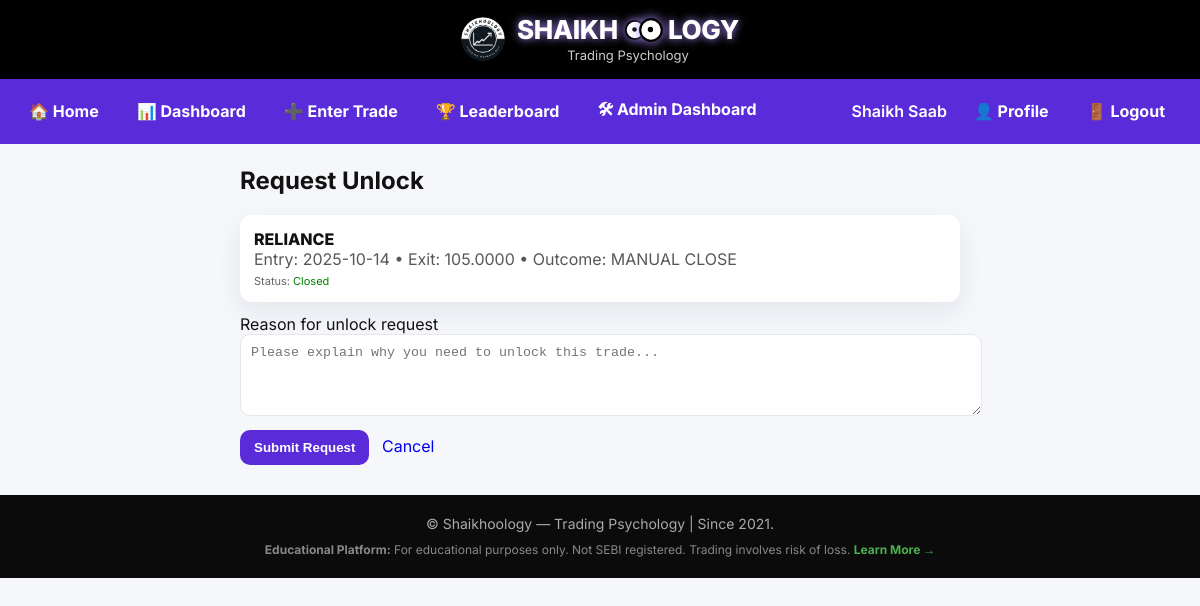
/trade_unlock_request.php?id=57 (signed in), run on the app's committed database.
### tables this page shows
CREATE TABLE `trades` (
  `id` int(11) NOT NULL,
  `user_id` int(11) NOT NULL,
  `entry_date` date NOT NULL,
  `close_date` date DEFAULT NULL,
  `symbol` varchar(50) DEFAULT NULL,
  `marketcap` enum('Large','Mid','Small') DEFAULT 'Mid',
  `position_percent` decimal(7,4) DEFAULT 0.0000,
  `entry_price` decimal(14,4) DEFAULT NULL,
  `stop_loss` decimal(14,4) DEFAULT NULL,
  `target_price` decimal(14,4) DEFAULT NULL,
  `exit_price` decimal(14,4) DEFAULT NULL,
  `exit_date` date DEFAULT NULL,
  `outcome` varchar(50) DEFAULT 'OPEN',
  `locked` tinyint(1) NOT NULL DEFAULT 0,
  `rule_based` tinyint(1) NOT NULL DEFAULT 1,
  `concern` text DEFAULT NULL,
  `pl_percent` decimal(10,4) DEFAULT NULL,
  `pl_amount` decimal(14,2) NOT NULL DEFAULT 0.00,
  `rr` decimal(10,4) DEFAULT NULL,
  `allocation_amount` decimal(14,2) DEFAULT NULL,
  `qty` decimal(14,4) DEFAULT NULL,
  `points` int(11) DEFAULT 0,
  `analysis_link` text DEFAULT NULL,
  `notes` text DEFAULT NULL,
  `created_at` timestamp NULL DEFAULT current_timestamp(),
  `rule_flag` enum('OK','NOT_RULE_BASED') NOT NULL DEFAULT 'OK',
  `is_locked` tinyint(1) NOT NULL DEFAULT 0,
  `unlock_status` enum('none','pending','approved','rejected') NOT NULL DEFAULT 'none',
  `unlock_approved_at` datetime DEFAULT NULL,
  `unlock_expires` datetime DEFAULT NULL,
  `deleted_at` datetime DEFAULT NULL,
  `deleted_by` int(11) DEFAULT NULL,
  `deleted_reason` varchar(255) DEFAULT NULL,
  `deleted_by_admin` tinyint(1) NOT NULL DEFAULT 0,
  `is_deleted` tinyint(1) NOT NULL DEFAULT 0,
  `restored_by` varchar(20) DEFAULT NULL,
  `unlock_requested_by` int(11) DEFAULT NULL
);

### trade_unlock_request.php (the view, shortened to what this page needs)
<?php
require_once __DIR__ . '/config.php';
$user_id = (int)$_SESSION['user_id'];
function h($s){ return htmlspecialchars((string)$s, ENT_QUOTES | ENT_SUBSTITUTE, 'UTF-8'); }
$trade_id = (int)($_GET['id'] ?? $_POST['id'] ?? 0);
$trade_query = $mysqli->prepare("SELECT id, symbol, entry_date, outcome, exit_price FROM trades WHERE id=? AND user_id=? LIMIT 1");
$trade_query->bind_param('ii', $trade_id, $user_id);
$trade_query->execute();
$trade = $trade_query->get_result()->fetch_assoc();
$closed = false;
if (!empty($trade['outcome']) && strtoupper($trade['outcome']) !== 'OPEN') {
    $closed = true;
}
if (!empty($trade['exit_price']) && (float)$trade['exit_price'] > 0) {
    $closed = true;
}
include __DIR__ . '/header.php';
?>
<div style="max-width:720px;margin:22px auto;padding:0 16px">
  <h2>Request Unlock</h2>
  <div style="background:#fff;border-radius:12px;padding:14px;box-shadow:0 10px 28px rgba(16,24,40,.08);margin-bottom:12px">
    <div style="font-weight:800"><?=h($trade['symbol'])?></div>
    <div style="opacity:.7">
      Entry: <?=h($trade['entry_date'])?> •
      Exit: <?=h(!empty($trade['exit_price']) ? $trade['exit_price'] : 'N/A')?> •
      Outcome: <?=h(!empty($trade['outcome']) ? $trade['outcome'] : 'N/A')?>
    </div>
    <div style="font-size:11px;color:#666;margin-top:5px">
      Status: <?= $closed ? '<span style="color:green">Closed</span>' : '<span style="color:orange">Open</span>' ?>
    </div>
  </div>
  <?php if(!$closed): ?>
    <div style="background:#fee2e2;border:1px solid #ef444455;padding:10px;border-radius:10px">
      Open trade — unlock is only for closed trades.
    </div>
  <?php else: ?>
    <form method="post" style="display:grid;gap:10px">
      <label>Reason for unlock request
        <textarea name="reason" rows="4" style="width:100%;padding:10px;border:1px solid #e5e7eb;border-radius:10px" required placeholder="Please explain why you need to unlock this trade..."></textarea>
      </label>
      <div>
        <button type="submit" style="background:#5a2bd9;color:#fff;border:0;border-radius:10px;padding:10px 14px;font-weight:800;cursor:pointer">Submit Request</button>
        <a href="/dashboard.php" style="margin-left:8px;text-decoration:none">Cancel</a>
      </div>
    </form>
  <?php endif; ?>
</div>
<?php include __DIR__ . '/footer.php'; ?>

### header.php (style rules this page uses)
:root { --bar:#5a2bd9; --pillText:#5a2bd9; }
body { margin:0;font-family:Inter,system-ui,Arial,sans-serif;background:#f6f7fb;color:#111 }

### data on the page
trades: symbol "RELIANCE", entry_date "2025-10-14", exit_price "105.0000", outcome "MANUAL CLOSE"

### other printed values
$hLbl "🏠 Home 📊 Dashboard ➕ Enter Trade 🏆 Leaderboard 🛠 Admin Dashboard 👤 Profile 🚪 Logout"
$username "Shaikh Saab"
